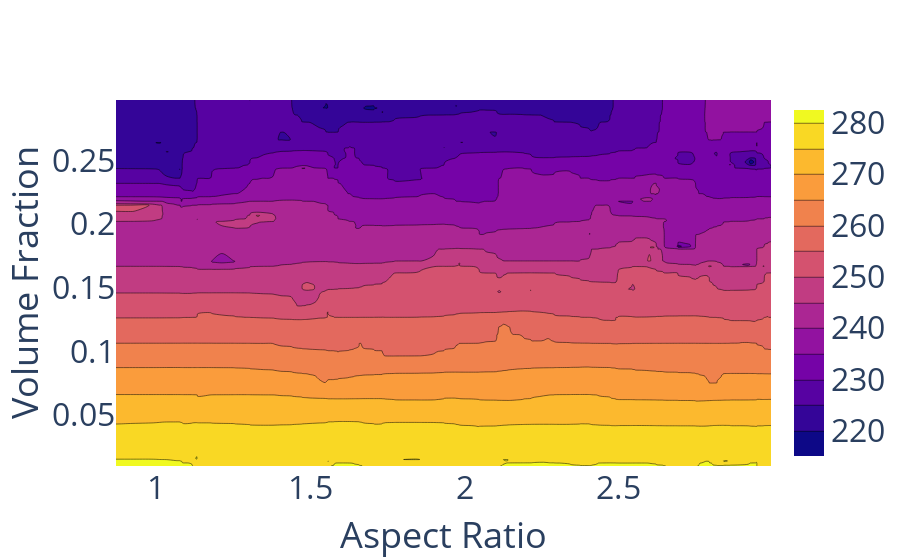

The notebook cell this image was saved under:
### Code cell
import plotly.graph_objects as go
import plotly.io as pio
fig = go.Figure(data =
    go.Contour(
        z=mechanical_pred,
        x=input_test[:,4], # horizontal axis
        y=input_test[:,0], # vertical axis
        colorbar=dict(
            tickfont_size=32)
    ))
fig['layout']['yaxis1'].update(title='Volume Fraction')
fig['layout']['xaxis1'].update(title='Aspect Ratio',title_font=dict(size = 36),tickfont_size=32)
fig['layout']['yaxis1'].update(title='Volume Fraction',title_font=dict(size = 36),tickfont_size=32)
#fig['layout'].update(title='Mechanical Properties',title_font=dict(size = 36))
fig.show()

### Figure 1 — Plotly figure (JSON) as saved in the notebook; plotly's stock layout.template omitted (floating-point values rounded to 4 significant figures; data arrays with more than 128 entries replaced by an {"elided": "..."} marker saying what was removed)
{"data": [{"colorbar": {"tickfont": {"size": 32}}, "type": "contour", "x": {"elided": "200 float values"}, "y": {"elided": "200 float values"}, "z": {"elided": "200 float values"}}], "layout": {"xaxis": {"tickfont": {"size": 32}, "title": {"font": {"size": 36}, "text": "Aspect Ratio"}}, "yaxis": {"tickfont": {"size": 32}, "title": {"font": {"size": 36}, "text": "Volume Fraction"}}}}
